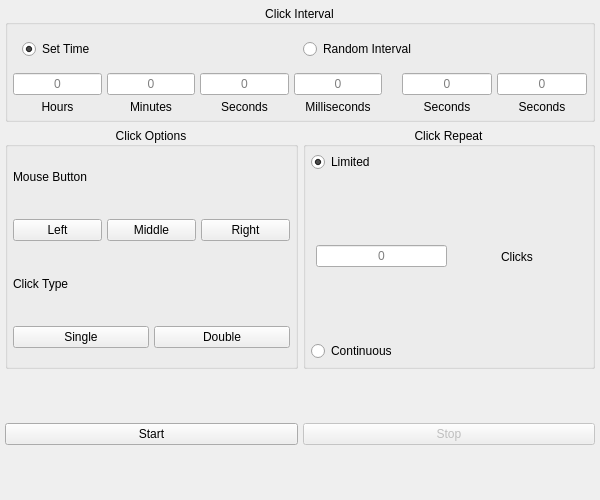
<?xml version="1.0" encoding="UTF-8"?>
<ui version="4.0">
 <class>ClickMate</class>
 <widget class="QMainWindow" name="ClickMate">
  <property name="geometry">
   <rect>
    <x>0</x>
    <y>0</y>
    <width>600</width>
    <height>500</height>
   </rect>
  </property>
  <property name="windowTitle">
   <string>ClickMate</string>
  </property>
  <widget class="QWidget" name="central_widget">
   <layout class="QVBoxLayout" name="verticalLayout" stretch="0,2,1">
    <property name="spacing">
     <number>5</number>
    </property>
    <property name="leftMargin">
     <number>5</number>
    </property>
    <property name="topMargin">
     <number>5</number>
    </property>
    <property name="rightMargin">
     <number>5</number>
    </property>
    <property name="bottomMargin">
     <number>5</number>
    </property>
    <item>
     <widget class="QGroupBox" name="click_interval_box">
      <property name="title">
       <string>Click Interval</string>
      </property>
      <property name="alignment">
       <set>Qt::AlignCenter</set>
      </property>
      <layout class="QVBoxLayout" name="verticalLayout_10" stretch="1,2">
       <property name="spacing">
        <number>5</number>
       </property>
       <property name="leftMargin">
        <number>5</number>
       </property>
       <property name="topMargin">
        <number>5</number>
       </property>
       <property name="rightMargin">
        <number>5</number>
       </property>
       <property name="bottomMargin">
        <number>5</number>
       </property>
       <item>
        <widget class="QWidget" name="widget_6" native="true">
         <layout class="QHBoxLayout" name="horizontalLayout_9">
          <item>
           <widget class="QRadioButton" name="set_time_radio">
            <property name="text">
             <string>Set Time</string>
            </property>
            <property name="checked">
             <bool>true</bool>
            </property>
           </widget>
          </item>
          <item>
           <widget class="QRadioButton" name="random_interval_radio">
            <property name="enabled">
             <bool>true</bool>
            </property>
            <property name="layoutDirection">
             <enum>Qt::LeftToRight</enum>
            </property>
            <property name="text">
             <string>Random Interval</string>
            </property>
           </widget>
          </item>
         </layout>
        </widget>
       </item>
       <item>
        <widget class="QWidget" name="widget_7" native="true">
         <layout class="QHBoxLayout" name="horizontalLayout_8" stretch="2,1">
          <property name="spacing">
           <number>20</number>
          </property>
          <property name="leftMargin">
           <number>0</number>
          </property>
          <property name="topMargin">
           <number>0</number>
          </property>
          <property name="rightMargin">
           <number>0</number>
          </property>
          <property name="bottomMargin">
           <number>0</number>
          </property>
          <item>
           <widget class="QWidget" name="widget_8" native="true">
            <layout class="QHBoxLayout" name="horizontalLayout_6" stretch="1,1,1,1">
             <property name="spacing">
              <number>5</number>
             </property>
             <property name="leftMargin">
              <number>0</number>
             </property>
             <property name="topMargin">
              <number>0</number>
             </property>
             <property name="rightMargin">
              <number>0</number>
             </property>
             <property name="bottomMargin">
              <number>0</number>
             </property>
             <item>
              <layout class="QVBoxLayout" name="hours_layout" stretch="2,1">
               <property name="spacing">
                <number>5</number>
               </property>
               <item>
                <widget class="QLineEdit" name="hours_edit">
                 <property name="alignment">
                  <set>Qt::AlignCenter</set>
                 </property>
                 <property name="placeholderText">
                  <string>0</string>
                 </property>
                </widget>
               </item>
               <item>
                <widget class="QLabel" name="hours_label">
                 <property name="text">
                  <string>Hours</string>
                 </property>
                 <property name="alignment">
                  <set>Qt::AlignCenter</set>
                 </property>
                </widget>
               </item>
              </layout>
             </item>
             <item>
              <layout class="QVBoxLayout" name="minutes_layout" stretch="2,1">
               <property name="spacing">
                <number>5</number>
               </property>
               <item>
                <widget class="QLineEdit" name="minutes_edit">
                 <property name="alignment">
                  <set>Qt::AlignCenter</set>
                 </property>
                 <property name="placeholderText">
                  <string>0</string>
                 </property>
                </widget>
               </item>
               <item>
                <widget class="QLabel" name="minutes_label">
                 <property name="text">
                  <string>Minutes</string>
                 </property>
                 <property name="alignment">
                  <set>Qt::AlignCenter</set>
                 </property>
                </widget>
               </item>
              </layout>
             </item>
             <item>
              <layout class="QVBoxLayout" name="seconds_layout" stretch="2,1">
               <property name="spacing">
                <number>5</number>
               </property>
               <item>
                <widget class="QLineEdit" name="seconds_edit">
                 <property name="alignment">
                  <set>Qt::AlignCenter</set>
                 </property>
                 <property name="placeholderText">
                  <string>0</string>
                 </property>
                </widget>
               </item>
               <item>
                <widget class="QLabel" name="seconds_label">
                 <property name="text">
                  <string>Seconds</string>
                 </property>
                 <property name="alignment">
                  <set>Qt::AlignCenter</set>
                 </property>
                </widget>
               </item>
              </layout>
             </item>
             <item>
              <layout class="QVBoxLayout" name="milli_layout" stretch="2,1">
               <property name="spacing">
                <number>5</number>
               </property>
               <item>
                <widget class="QLineEdit" name="milli_edit">
                 <property name="alignment">
                  <set>Qt::AlignCenter</set>
                 </property>
                 <property name="placeholderText">
                  <string>0</string>
                 </property>
                </widget>
               </item>
               <item>
                <widget class="QLabel" name="milli_label">
                 <property name="text">
                  <string>Milliseconds</string>
                 </property>
                 <property name="alignment">
                  <set>Qt::AlignCenter</set>
                 </property>
                </widget>
               </item>
              </layout>
             </item>
            </layout>
           </widget>
          </item>
          <item>
           <widget class="QWidget" name="widget_9" native="true">
            <layout class="QHBoxLayout" name="horizontalLayout_7" stretch="1,1">
             <property name="spacing">
              <number>5</number>
             </property>
             <property name="leftMargin">
              <number>0</number>
             </property>
             <property name="topMargin">
              <number>0</number>
             </property>
             <property name="rightMargin">
              <number>0</number>
             </property>
             <property name="bottomMargin">
              <number>0</number>
             </property>
             <item>
              <layout class="QVBoxLayout" name="from_layout" stretch="2,1">
               <property name="spacing">
                <number>5</number>
               </property>
               <item>
                <widget class="QLineEdit" name="from_edit">
                 <property name="alignment">
                  <set>Qt::AlignCenter</set>
                 </property>
                 <property name="placeholderText">
                  <string>0</string>
                 </property>
                </widget>
               </item>
               <item>
                <widget class="QLabel" name="from_label">
                 <property name="text">
                  <string>Seconds</string>
                 </property>
                 <property name="alignment">
                  <set>Qt::AlignCenter</set>
                 </property>
                </widget>
               </item>
              </layout>
             </item>
             <item>
              <layout class="QVBoxLayout" name="to_layout" stretch="2,1">
               <property name="spacing">
                <number>5</number>
               </property>
               <item>
                <widget class="QLineEdit" name="to_edit">
                 <property name="alignment">
                  <set>Qt::AlignCenter</set>
                 </property>
                 <property name="placeholderText">
                  <string>0</string>
                 </property>
                </widget>
               </item>
               <item>
                <widget class="QLabel" name="to_label">
                 <property name="text">
                  <string>Seconds</string>
                 </property>
                 <property name="alignment">
                  <set>Qt::AlignCenter</set>
                 </property>
                </widget>
               </item>
              </layout>
             </item>
            </layout>
           </widget>
          </item>
         </layout>
        </widget>
       </item>
      </layout>
     </widget>
    </item>
    <item>
     <widget class="QWidget" name="widget" native="true">
      <layout class="QHBoxLayout" name="horizontalLayout" stretch="1,1">
       <property name="spacing">
        <number>5</number>
       </property>
       <property name="leftMargin">
        <number>0</number>
       </property>
       <property name="topMargin">
        <number>0</number>
       </property>
       <property name="rightMargin">
        <number>0</number>
       </property>
       <property name="bottomMargin">
        <number>0</number>
       </property>
       <item>
        <widget class="QGroupBox" name="click_option_box">
         <property name="title">
          <string>Click Options</string>
         </property>
         <property name="alignment">
          <set>Qt::AlignCenter</set>
         </property>
         <layout class="QVBoxLayout" name="verticalLayout_2" stretch="1,1,1,1">
          <property name="spacing">
           <number>5</number>
          </property>
          <property name="leftMargin">
           <number>5</number>
          </property>
          <property name="topMargin">
           <number>5</number>
          </property>
          <property name="rightMargin">
           <number>5</number>
          </property>
          <property name="bottomMargin">
           <number>5</number>
          </property>
          <item>
           <widget class="QLabel" name="mouse_button_label">
            <property name="text">
             <string>Mouse Button</string>
            </property>
           </widget>
          </item>
          <item>
           <widget class="QWidget" name="widget_3" native="true">
            <layout class="QHBoxLayout" name="horizontalLayout_3" stretch="1,1,1">
             <property name="spacing">
              <number>5</number>
             </property>
             <property name="leftMargin">
              <number>0</number>
             </property>
             <property name="topMargin">
              <number>0</number>
             </property>
             <property name="rightMargin">
              <number>0</number>
             </property>
             <property name="bottomMargin">
              <number>0</number>
             </property>
             <item>
              <widget class="QPushButton" name="left_button">
               <property name="cursor">
                <cursorShape>PointingHandCursor</cursorShape>
               </property>
               <property name="text">
                <string>Left</string>
               </property>
               <property name="checkable">
                <bool>true</bool>
               </property>
              </widget>
             </item>
             <item>
              <widget class="QPushButton" name="middle_button">
               <property name="cursor">
                <cursorShape>PointingHandCursor</cursorShape>
               </property>
               <property name="text">
                <string>Middle</string>
               </property>
               <property name="checkable">
                <bool>true</bool>
               </property>
              </widget>
             </item>
             <item>
              <widget class="QPushButton" name="right_button">
               <property name="cursor">
                <cursorShape>PointingHandCursor</cursorShape>
               </property>
               <property name="text">
                <string>Right</string>
               </property>
               <property name="checkable">
                <bool>true</bool>
               </property>
              </widget>
             </item>
            </layout>
           </widget>
          </item>
          <item>
           <widget class="QLabel" name="click_type_label">
            <property name="text">
             <string>Click Type</string>
            </property>
           </widget>
          </item>
          <item>
           <widget class="QWidget" name="widget_4" native="true">
            <layout class="QHBoxLayout" name="horizontalLayout_4" stretch="1,1">
             <property name="spacing">
              <number>5</number>
             </property>
             <property name="leftMargin">
              <number>0</number>
             </property>
             <property name="topMargin">
              <number>0</number>
             </property>
             <property name="rightMargin">
              <number>0</number>
             </property>
             <property name="bottomMargin">
              <number>0</number>
             </property>
             <item>
              <widget class="QPushButton" name="single_button">
               <property name="cursor">
                <cursorShape>PointingHandCursor</cursorShape>
               </property>
               <property name="text">
                <string>Single</string>
               </property>
               <property name="checkable">
                <bool>true</bool>
               </property>
              </widget>
             </item>
             <item>
              <widget class="QPushButton" name="double_button">
               <property name="cursor">
                <cursorShape>PointingHandCursor</cursorShape>
               </property>
               <property name="text">
                <string>Double</string>
               </property>
               <property name="checkable">
                <bool>true</bool>
               </property>
              </widget>
             </item>
            </layout>
           </widget>
          </item>
         </layout>
        </widget>
       </item>
       <item>
        <widget class="QGroupBox" name="click_repeat_box">
         <property name="title">
          <string>Click Repeat</string>
         </property>
         <property name="alignment">
          <set>Qt::AlignCenter</set>
         </property>
         <layout class="QVBoxLayout" name="verticalLayout_3" stretch="2,1,2">
          <property name="spacing">
           <number>5</number>
          </property>
          <property name="leftMargin">
           <number>5</number>
          </property>
          <property name="topMargin">
           <number>5</number>
          </property>
          <property name="rightMargin">
           <number>5</number>
          </property>
          <property name="bottomMargin">
           <number>5</number>
          </property>
          <item>
           <widget class="QRadioButton" name="limited_radio">
            <property name="text">
             <string>Limited</string>
            </property>
            <property name="checked">
             <bool>true</bool>
            </property>
           </widget>
          </item>
          <item>
           <widget class="QWidget" name="widget_5" native="true">
            <layout class="QHBoxLayout" name="horizontalLayout_5" stretch="1,1">
             <property name="spacing">
              <number>5</number>
             </property>
             <property name="leftMargin">
              <number>5</number>
             </property>
             <property name="topMargin">
              <number>5</number>
             </property>
             <property name="rightMargin">
              <number>5</number>
             </property>
             <property name="bottomMargin">
              <number>5</number>
             </property>
             <item>
              <widget class="QLineEdit" name="clicks_edit">
               <property name="alignment">
                <set>Qt::AlignCenter</set>
               </property>
               <property name="placeholderText">
                <string>0</string>
               </property>
              </widget>
             </item>
             <item>
              <widget class="QLabel" name="clicks_label">
               <property name="text">
                <string>Clicks</string>
               </property>
               <property name="alignment">
                <set>Qt::AlignCenter</set>
               </property>
              </widget>
             </item>
            </layout>
           </widget>
          </item>
          <item>
           <widget class="QRadioButton" name="continuous_radio">
            <property name="text">
             <string>Continuous</string>
            </property>
           </widget>
          </item>
         </layout>
        </widget>
       </item>
      </layout>
     </widget>
    </item>
    <item>
     <widget class="QWidget" name="widget_2" native="true">
      <layout class="QHBoxLayout" name="horizontalLayout_2" stretch="1,1">
       <property name="spacing">
        <number>5</number>
       </property>
       <property name="leftMargin">
        <number>0</number>
       </property>
       <property name="topMargin">
        <number>0</number>
       </property>
       <property name="rightMargin">
        <number>0</number>
       </property>
       <property name="bottomMargin">
        <number>0</number>
       </property>
       <item>
        <widget class="QPushButton" name="start_button">
         <property name="cursor">
          <cursorShape>PointingHandCursor</cursorShape>
         </property>
         <property name="text">
          <string>Start</string>
         </property>
         <property name="checkable">
          <bool>false</bool>
         </property>
        </widget>
       </item>
       <item>
        <widget class="QPushButton" name="stop_button">
         <property name="enabled">
          <bool>false</bool>
         </property>
         <property name="cursor">
          <cursorShape>PointingHandCursor</cursorShape>
         </property>
         <property name="text">
          <string>Stop</string>
         </property>
         <property name="checkable">
          <bool>false</bool>
         </property>
        </widget>
       </item>
      </layout>
     </widget>
    </item>
   </layout>
  </widget>
 </widget>
 <resources/>
 <connections/>
</ui>
